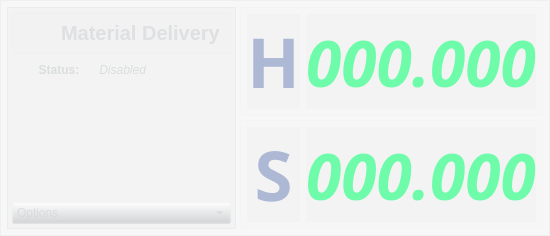
           <widget class="QFrame" name="frame_18">
            <property name="minimumSize">
             <size>
              <width>0</width>
              <height>150</height>
             </size>
            </property>
            <property name="styleSheet">
             <string notr="true">background: rgba(212,215,217,24);
</string>
            </property>
            <property name="frameShape">
             <enum>QFrame::StyledPanel</enum>
            </property>
            <property name="frameShadow">
             <enum>QFrame::Raised</enum>
            </property>
            <layout class="QHBoxLayout" name="horizontalLayout_19">
             <property name="spacing">
              <number>4</number>
             </property>
             <property name="leftMargin">
              <number>6</number>
             </property>
             <property name="topMargin">
              <number>6</number>
             </property>
             <property name="rightMargin">
              <number>6</number>
             </property>
             <property name="bottomMargin">
              <number>6</number>
             </property>
             <item>
              <widget class="QFrame" name="frame_19">
               <property name="frameShape">
                <enum>QFrame::StyledPanel</enum>
               </property>
               <property name="frameShadow">
                <enum>QFrame::Raised</enum>
               </property>
               <layout class="QVBoxLayout" name="verticalLayout_27">
                <property name="spacing">
                 <number>4</number>
                </property>
                <property name="leftMargin">
                 <number>4</number>
                </property>
                <property name="topMargin">
                 <number>4</number>
                </property>
                <property name="rightMargin">
                 <number>4</number>
                </property>
                <property name="bottomMargin">
                 <number>4</number>
                </property>
                <item>
                 <widget class="QFrame" name="frame_20">
                  <property name="styleSheet">
                   <string notr="true">background:rgba(212,215,217,10);
</string>
                  </property>
                  <property name="frameShape">
                   <enum>QFrame::StyledPanel</enum>
                  </property>
                  <property name="frameShadow">
                   <enum>QFrame::Raised</enum>
                  </property>
                  <layout class="QHBoxLayout" name="horizontalLayout_18">
                   <property name="spacing">
                    <number>4</number>
                   </property>
                   <property name="leftMargin">
                    <number>4</number>
                   </property>
                   <property name="topMargin">
                    <number>4</number>
                   </property>
                   <property name="rightMargin">
                    <number>4</number>
                   </property>
                   <property name="bottomMargin">
                    <number>4</number>
                   </property>
                   <item alignment="Qt::AlignLeft">
                    <widget class="QPushButton" name="pushButton">
                     <property name="sizePolicy">
                      <sizepolicy hsizetype="Preferred" vsizetype="Preferred">
                       <horstretch>0</horstretch>
                       <verstretch>0</verstretch>
                      </sizepolicy>
                     </property>
                     <property name="minimumSize">
                      <size>
                       <width>28</width>
                       <height>32</height>
                      </size>
                     </property>
                     <property name="baseSize">
                      <size>
                       <width>32</width>
                       <height>32</height>
                      </size>
                     </property>
                     <property name="styleSheet">
                      <string notr="true">background:none;
color: rgba(212,215,217,100)</string>
                     </property>
                     <property name="text">
                      <string/>
                     </property>
                     <property name="icon">
                      <iconset resource="icons.qrc">
                       <normaloff>:/icons/icons/toggle-off1.png</normaloff>
                       <normalon>:/icons/icons/toggle-on1.png</normalon>:/icons/icons/toggle-off1.png</iconset>
                     </property>
                     <property name="iconSize">
                      <size>
                       <width>34</width>
                       <height>22</height>
                      </size>
                     </property>
                     <property name="checkable">
                      <bool>true</bool>
                     </property>
                     <property name="flat">
                      <bool>true</bool>
                     </property>
                    </widget>
                   </item>
                   <item alignment="Qt::AlignHCenter">
                    <widget class="QLabel" name="label_38">
                     <property name="minimumSize">
                      <size>
                       <width>150</width>
                       <height>32</height>
                      </size>
                     </property>
                     <property name="maximumSize">
                      <size>
                       <width>400</width>
                       <height>16777215</height>
                      </size>
                     </property>
                     <property name="font">
                      <font>
                       <pointsize>15</pointsize>
                       <weight>75</weight>
                       <bold>true</bold>
                      </font>
                     </property>
                     <property name="styleSheet">
                      <string notr="true">background:none;
color: rgba(212,215,217,180)</string>
                     </property>
                     <property name="inputMethodHints">
                      <set>Qt::ImhNoEditMenu</set>
                     </property>
                     <property name="text">
                      <string>Material Delivery </string>
                     </property>
                     <property name="alignment">
                      <set>Qt::AlignLeading|Qt::AlignLeft|Qt::AlignVCenter</set>
                     </property>
                    </widget>
                   </item>
                  </layout>
                 </widget>
                </item>
                <item>
                 <layout class="QHBoxLayout" name="horizontalLayout_41">
                  <property name="spacing">
                   <number>0</number>
                  </property>
                  <item>
                   <widget class="QPushButton" name="pushButton_11">
                    <property name="maximumSize">
                     <size>
                      <width>20</width>
                      <height>16777215</height>
                     </size>
                    </property>
                    <property name="styleSheet">
                     <string notr="true">background:none;</string>
                    </property>
                    <property name="text">
                     <string/>
                    </property>
                    <property name="icon">
                     <iconset resource="icons.qrc">
                      <normaloff>:/icons/icons/redbutton.png</normaloff>:/icons/icons/redbutton.png</iconset>
                    </property>
                    <property name="flat">
                     <bool>true</bool>
                    </property>
                   </widget>
                  </item>
                  <item>
                   <widget class="QLabel" name="label_47">
                    <property name="minimumSize">
                     <size>
                      <width>0</width>
                      <height>24</height>
                     </size>
                    </property>
                    <property name="maximumSize">
                     <size>
                      <width>64</width>
                      <height>24</height>
                     </size>
                    </property>
                    <property name="font">
                     <font>
                      <weight>75</weight>
                      <bold>true</bold>
                     </font>
                    </property>
                    <property name="styleSheet">
                     <string notr="true">background: none;
color: rgba(212,215,217,200)</string>
                    </property>
                    <property name="text">
                     <string>  Status:</string>
                    </property>
                   </widget>
                  </item>
                  <item>
                   <widget class="QLabel" name="label_72">
                    <property name="minimumSize">
                     <size>
                      <width>0</width>
                      <height>24</height>
                     </size>
                    </property>
                    <property name="maximumSize">
                     <size>
                      <width>16777215</width>
                      <height>24</height>
                     </size>
                    </property>
                    <property name="font">
                     <font>
                      <weight>50</weight>
                      <italic>true</italic>
                      <bold>false</bold>
                     </font>
                    </property>
                    <property name="styleSheet">
                     <string notr="true">background: none;
color: rgba(212,215,217,200)</string>
                    </property>
                    <property name="text">
                     <string> Disabled</string>
                    </property>
                   </widget>
                  </item>
                 </layout>
                </item>
                <item>
                 <spacer name="verticalSpacer_4">
                  <property name="orientation">
                   <enum>Qt::Vertical</enum>
                  </property>
                  <property name="sizeHint" stdset="0">
                   <size>
                    <width>20</width>
                    <height>40</height>
                   </size>
                  </property>
                 </spacer>
                </item>
                <item>
                 <widget class="QComboBox" name="comboBox">
                  <property name="styleSheet">
                   <string notr="true">background:rgba(212,215,217,10);
color:rgba(212,215,217,200)</string>
                  </property>
                  <item>
                   <property name="text">
                    <string>Options</string>
                   </property>
                  </item>
                 </widget>
                </item>
               </layout>
              </widget>
             </item>
             <item>
              <layout class="QVBoxLayout" name="verticalLayout_32">
               <property name="spacing">
                <number>4</number>
               </property>
               <item>
                <widget class="QFrame" name="frame_25">
                 <property name="minimumSize">
                  <size>
                   <width>280</width>
                   <height>0</height>
                  </size>
                 </property>
                 <property name="styleSheet">
                  <string notr="true">background: rgba(212,215,217,8);
</string>
                 </property>
                 <property name="frameShape">
                  <enum>QFrame::StyledPanel</enum>
                 </property>
                 <property name="frameShadow">
                  <enum>QFrame::Raised</enum>
                 </property>
                 <layout class="QHBoxLayout" name="horizontalLayout_25">
                  <property name="leftMargin">
                   <number>6</number>
                  </property>
                  <property name="topMargin">
                   <number>6</number>
                  </property>
                  <property name="rightMargin">
                   <number>6</number>
                  </property>
                  <property name="bottomMargin">
                   <number>6</number>
                  </property>
                  <item>
                   <widget class="QLabel" name="label_50">
                    <property name="maximumSize">
                     <size>
                      <width>66</width>
                      <height>16777215</height>
                     </size>
                    </property>
                    <property name="font">
                     <font>
                      <family>.SF NS Display Condensed</family>
                      <pointsize>52</pointsize>
                      <weight>75</weight>
                      <italic>false</italic>
                      <bold>true</bold>
                     </font>
                    </property>
                    <property name="styleSheet">
                     <string notr="true">background: rgba(212,215,217,16);
color: rgba(141,158,198,180)</string>
                    </property>
                    <property name="text">
                     <string>H</string>
                    </property>
                    <property name="alignment">
                     <set>Qt::AlignCenter</set>
                    </property>
                    <property name="margin">
                     <number>-1</number>
                    </property>
                   </widget>
                  </item>
                  <item>
                   <widget class="QLabel" name="label_51">
                    <property name="font">
                     <font>
                      <family>.SF NS Display Condensed</family>
                      <pointsize>48</pointsize>
                      <weight>75</weight>
                      <italic>true</italic>
                      <bold>true</bold>
                     </font>
                    </property>
                    <property name="styleSheet">
                     <string notr="true">background: rgba(212,215,217,16);
color: rgba(55,255,139, 180)</string>
                    </property>
                    <property name="text">
                     <string>000.000</string>
                    </property>
                    <property name="alignment">
                     <set>Qt::AlignCenter</set>
                    </property>
                   </widget>
                  </item>
                 </layout>
                </widget>
               </item>
               <item>
                <widget class="QFrame" name="frame_26">
                 <property name="minimumSize">
                  <size>
                   <width>280</width>
                   <height>0</height>
                  </size>
                 </property>
                 <property name="styleSheet">
                  <string notr="true">background: rgba(212,215,217,8);
</string>
                 </property>
                 <property name="frameShape">
                  <enum>QFrame::StyledPanel</enum>
                 </property>
                 <property name="frameShadow">
                  <enum>QFrame::Raised</enum>
                 </property>
                 <layout class="QHBoxLayout" name="horizontalLayout_26">
                  <property name="leftMargin">
                   <number>6</number>
                  </property>
                  <property name="topMargin">
                   <number>6</number>
                  </property>
                  <property name="rightMargin">
                   <number>6</number>
                  </property>
                  <property name="bottomMargin">
                   <number>6</number>
                  </property>
                  <item>
                   <widget class="QLabel" name="label_52">
                    <property name="maximumSize">
                     <size>
                      <width>66</width>
                      <height>16777215</height>
                     </size>
                    </property>
                    <property name="font">
                     <font>
                      <family>.SF NS Display Condensed</family>
                      <pointsize>52</pointsize>
                      <weight>75</weight>
                      <italic>false</italic>
                      <bold>true</bold>
                     </font>
                    </property>
                    <property name="styleSheet">
                     <string notr="true">background: rgba(212,215,217,16);
color: rgba(141,158,198,180)</string>
                    </property>
                    <property name="text">
                     <string>S</string>
                    </property>
                    <property name="alignment">
                     <set>Qt::AlignCenter</set>
                    </property>
                    <property name="margin">
                     <number>-1</number>
                    </property>
                   </widget>
                  </item>
                  <item>
                   <widget class="QLabel" name="label_53">
                    <property name="font">
                     <font>
                      <family>.SF NS Display Condensed</family>
                      <pointsize>48</pointsize>
                      <weight>75</weight>
                      <italic>true</italic>
                      <bold>true</bold>
                     </font>
                    </property>
                    <property name="styleSheet">
                     <string notr="true">background: rgba(212,215,217,16);
color: rgba(55,255,139, 180)</string>
                    </property>
                    <property name="text">
                     <string>000.000</string>
                    </property>
                    <property name="alignment">
                     <set>Qt::AlignCenter</set>
                    </property>
                   </widget>
                  </item>
                 </layout>
                </widget>
               </item>
              </layout>
             </item>
            </layout>
           </widget>
